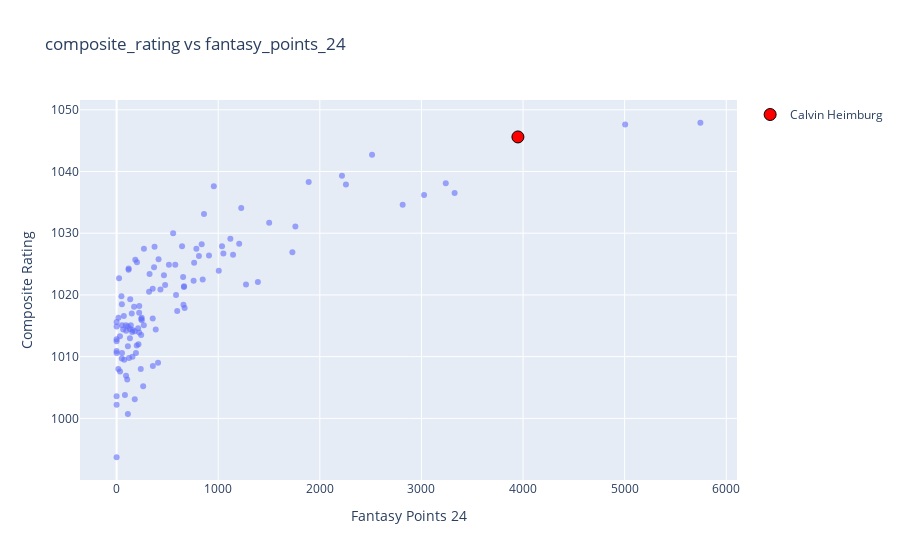

Notebook code for this chart:
### Code cell
plot_scatterplot(df, col_x='fantasy_points_24', col_y='composite_rating', player_name='Calvin Heimburg')

### Figure 1 — Plotly figure (JSON) as saved in the notebook; plotly's stock layout.template omitted (floating-point values rounded to 4 significant figures)
{"data": [{"customdata": [["Gannon Buhr"], ["Calvin Heimburg"], ["Ricky Wysocki"], ["Isaac Robinson"], ["Anthony Barela"], ["Niklas Anttila"], ["Kyle Klein"], ["Ezra Robinson"], ["Matt Orum"], ["Paul McBeth"], ["Chris Dickerson"], ["James Proctor"], ["Eagle McMahon"], ["Simon Lizotte"], ["Aaron Gossage"], ["Cole Redalen"], ["Adam Hammes"], ["Joseph Anderson"], ["Gavin Rathbun"], ["Ezra Aderhold"], ["Gavin Babcock"], ["Väinö Mäkelä"], ["Andrew Presnell"], ["Evan Smith"], ["Joel Freeman"], ["Corey Ellis"], ["Jakub Semerád"], ["Bradley Williams"], ["Mason Ford"], ["Benjamin Callaway"], ["Alden Harris"], ["Andrew Marwede"], ["Kevin Jones"], ["Luke Taylor"], ["Emerson Keith"], ["Paul Ulibarri"], ["Joona Heinänen"], ["Mauri Villmann"], ["Casey White"], ["James Conrad"], ["Robert Burridge"], ["Luke Humphries"], ["Jake Hebenheimer"], ["Garrett Gurthie"], ["Austin Turner"], ["Jesse Nieminen"], ["Eetu Tuominen"], ["Sullivan Tipton"], ["Chris Clemons"], ["Matt Bell"], ["Gregg Barsby"], ["Silas Schultz"], ["Randon Latta"], ["Parker Welck"], ["Lauri Lehtinen"], ["Ty Love"], ["Albert Tamm"], ["Raven Newsom"], ["Hjalte Jensen"], ["Onni Arminen"], ["Drew Gibson"], ["Nikko Locastro"], ["Jeremy Koling"], ["Evan Scott"], ["Jake Monn"], ["Eric Oakley"], ["Dennis Augustsson"], ["Nathan Queen"], ["Calvin Lonnquist"], ["Zachary Nash"], ["Samuel Hänninen"], ["Kevin Kiefer"], ["Mathias Villota"], ["Mason Marchbanks"], ["Teemu Talikainen"], ["Nate Hecker"], ["Nate Sexton"], ["Silver Lätt"], ["Chandler Kramer"], ["Zach Arlinghaus"], ["Niilo Hongisto"], ["Aidan Scott"], ["Thomas Gilbert"], ["Braeden Sides"], ["Aapo Karhi"], ["Daniel Davidsson"], ["Connor Rock"], ["Tristan Tanner"], ["Onni Ruusunen"], ["AJ Carey"], ["Paul Oman"], ["Brodie Smith"], ["Teemu Lampainen"], ["Chandler Fry"], ["Colten Montgomery"], ["Morten Brenna"], ["Tuomas Hyytiäinen"], ["Lenni Kemppainen"], ["Fredy Meza"], ["Linus Carlsson"], ["Grady Shue"], ["Jake Wolff"], ["Clay Edwards"], ["Austin Hannum"], ["Jakub Knápek"], ["Micah Groth"], ["Andrew Fish"], ["Noah Meintsma"], ["Paul Krans"], ["Nicholas Gill"], ["Carter Ahrens"], ["Connor OReilly"], ["Luke Samson"], ["Tim Barham"], ["Austen Bates"], ["Harry Chace"], ["Jason Lawson"]], "hovertemplate": "Fantasy Points 24=%{x:.2f}<br>Composite Rating=%{y:.2f}<br>Player=%{customdata[0]}<extra></extra>", "legendgroup": "", "marker": {"color": "#636efa", "opacity": 0.6, "symbol": "circle"}, "mode": "markers", "name": "", "orientation": "v", "showlegend": false, "type": "scatter", "x": [5746.0, 3950.0, 5005, 3240.0, 3026, 3326.0, 2257, 2816.0, 1890.0, 2514, 2218, 1760.0, 957, 1226.0, 1502.0, 1038.0, 1206.0, 1730, 1390.0, 810.5, 1274.0, 1051, 1146, 1120.0, 860, 644, 1006.0, 556.5, 785, 654.5, 413, 837.5, 368.5, 909.5, 577.5, 662.5, 763, 847.5, 758, 269, 664, 669.5, 585, 515, 466, 658, 596.5, 477.5, 184, 431.5, 324.5, 212, 408, 223, 373.5, 355.5, 319.5, 355.5, 357, 385, 200.5, 118, 222, 242, 268, 149, 261.5, 247, 248, 242, 238, 131, 222, 122, 215.5, 140, 118.5, 190.5, 52, 53, 198, 65, 157.5, 179, 178.5, 172, 131, 93, 153, 156, 71, 0, 134, 111, 111, 111, 51, 104.5, 94.5, 91, 24, 82, 75, 0, 53, 47.5, 33, 34, 18, 0, 0, 17, 0, 0, 0, 0, 0], "xaxis": "x", "y": [1048.0, 1046.0, 1048.0, 1038.0, 1036.0, 1036.0, 1038.0, 1035.0, 1038.0, 1043.0, 1039.0, 1031.0, 1038.0, 1034.0, 1032.0, 1028.0, 1028.0, 1027.0, 1022.0, 1026.0, 1022.0, 1027.0, 1026.0, 1029.0, 1033.0, 1028.0, 1024.0, 1030, 1028.0, 1023.0, 1026.0, 1028.0, 1024.0, 1026.0, 1025.0, 1021.0, 1025.0, 1022.0, 1022.0, 1028.0, 1021.0, 1018.0, 1020, 1025.0, 1023.0, 1018.0, 1017.0, 1022.0, 1026.0, 1021.0, 1023.0, 1015.0, 1009, 1018.0, 1028.0, 1021, 1020.0, 1016.0, 1008.0, 1014.0, 1025.0, 1024.0, 1017.0, 1016.0, 1015.0, 1017, 1005.0, 1016.0, 1016.0, 1014.0, 1008, 1014.0, 1014.0, 1010.0, 1012, 1015.0, 1024.0, 1011.0, 1018.0, 1015.0, 1012.0, 1014.0, 1014.0, 1014.0, 1003.0, 1018.0, 1013, 1007.0, 1014, 1010, 1017.0, 1016.0, 1019.0, 1015.0, 1012.0, 1001.0, 1010.0, 1006.0, 1014.0, 1015.0, 1023.0, 1004.0, 1010.0, 1011.0, 1011.0, 1020.0, 1013.0, 1008.0, 1016.0, 1011.0, 1002.0, 1008, 1012.0, 1013.0, 1004.0, 1015.0, 993.7], "yaxis": "y"}, {"hovertemplate": "<b>Calvin Heimburg</b><br>fantasy_points_24: 3949.50<br>composite_rating: 1045.60<br><extra></extra>", "marker": {"color": "red", "line": {"color": "black", "width": 1}, "size": 12}, "mode": "markers", "name": "Calvin Heimburg", "type": "scatter", "x": [3950.0], "y": [1046.0]}], "layout": {"legend": {"tracegroupgap": 0}, "title": {"text": "composite_rating vs fantasy_points_24"}, "xaxis": {"anchor": "y", "domain": [0, 1], "title": {"text": "Fantasy Points 24"}}, "yaxis": {"anchor": "x", "domain": [0, 1], "title": {"text": "Composite Rating"}}}}
